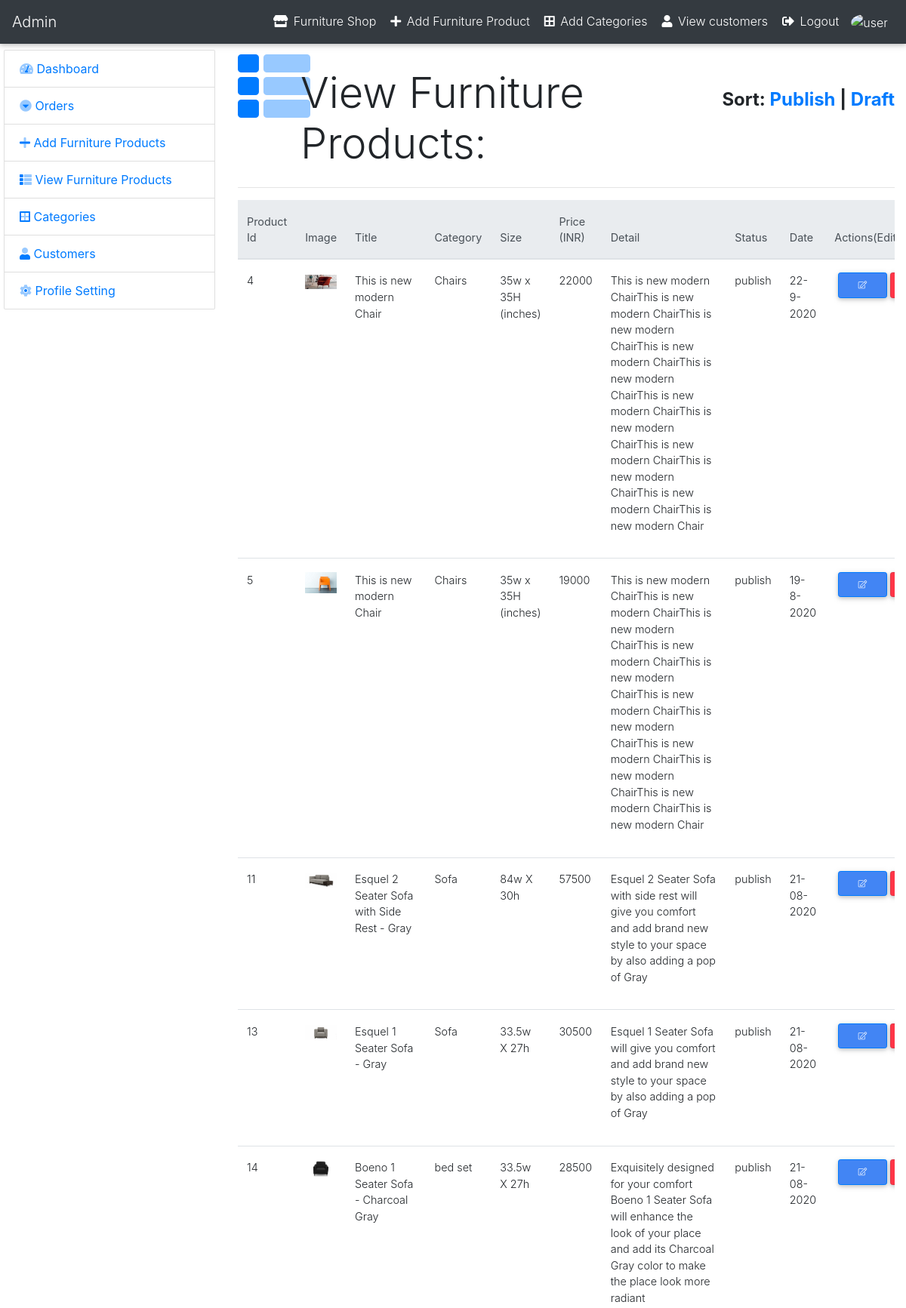
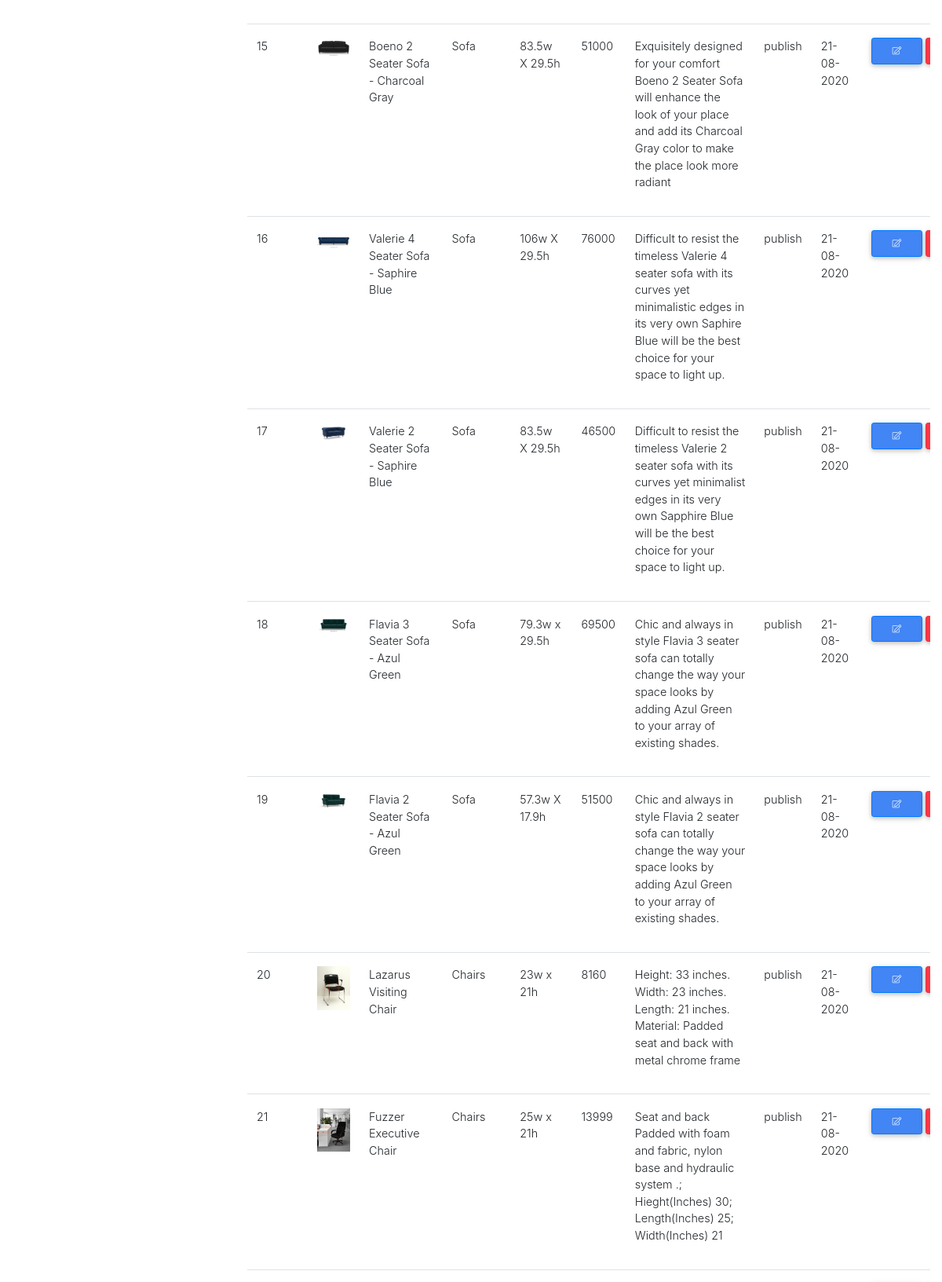
Screenshot of /admin/furniture_pro_view.php (signed in, upper part) with the database file from the repository (2 pictures, top to bottom).
### tables this page shows
CREATE TABLE `furniture_product` (
  `pid` int(11) NOT NULL,
  `title` varchar(80) NOT NULL,
  `category` int(11) NOT NULL,
  `detail` text NOT NULL,
  `price` int(11) NOT NULL,
  `size` varchar(40) NOT NULL,
  `image` varchar(200) NOT NULL,
  `date` varchar(100) NOT NULL,
  `status` varchar(50) NOT NULL
);

CREATE TABLE `categories` (
  `id` int(11) NOT NULL,
  `category` varchar(100) NOT NULL,
  `fontawesome-icon` varchar(25) NOT NULL
);

### admin/furniture_pro_view.php (the view, shortened to what this page needs)
<?php include("include/header.php"); ?>
<div class="container-fluid mt-2">
    <div class="row">
        <div class="col-md-3">
            <?php include("include/sidebar.php"); ?>
        </div>
        <div class="col-md-9">
            <div class="row">
                <div class="col-md-1">
                    <i class="fad fa-th-list fa-6x text-primary"></i>
                </div>
                <div class="col-md-7">
                    <h2 class="display-4 ml-2 mt-4">View Furniture Products:</h2>
                </div>
                <div class="col-md-4">
                    <div class="font-weight-bold mt-5 text-right" style="font-size:24px;">
                        <label>Sort: </label>
                        <a href="furniture_pro_view.php?status=publish">Publish</a> | <a href="furniture_pro_view.php?status=draft">Draft</a>
                    </div>
                </div>
            </div>
            <hr>
            <table class="table table-responsive table-hover ">
                <thead class="thead-light">
                    <tr>
                        <th>Product Id</th>
                        <th>Image</th>
                        <th>Title</th>
                        <th>Category</th>
                        <th>Size</th>
                        <th>Price (INR)</th>
                        <th>Detail</th>
                        <th>Status</th>
                        <th>Date</th>
                        <th colspan="4">Actions(Edit/Del)</th>
                    </tr>
                </thead>
                <tbody>
                    <?php
                    if (isset($status)) {
                        $pr_query = "SELECT * FROM furniture_product fp INNER JOIN categories cat ON fp.category = cat.id WHERE status = '$status' order by pid";
                    } else {
                        $pr_query = "SELECT * FROM furniture_product fp INNER JOIN categories cat ON fp.category = cat.id order by pid";
                    }
                    $pr_run   = mysqli_query($con, $pr_query);
                    if (mysqli_num_rows($pr_run) > 0) {
                        while ($pr_row = mysqli_fetch_array($pr_run)) {
                            $pid   = $pr_row['pid'];
                            $title = $pr_row['title'];
                            $category = $pr_row['category'];
                            $size = $pr_row['size'];
                            $price = $pr_row['price'];
                            $detail  = $pr_row['detail'];
                            $image = $pr_row['image'];
                            $status = $pr_row['status'];
                            $date = $pr_row['date'];
                    ?>
                            <tr>
                                <td>
                                    <?php echo $pid; ?>
                                </td>
                                <td width="120px">
                                    <img src="img/<?php echo $image; ?>" width="100%">
                                </td>
                                <td width="150px">
                                    <?php echo $title; ?>
                                </td>
                                <td>
                                    <?php echo $category; ?>
                                </td>
                                <td><?php echo $size; ?></td>
                                <td><?php echo $price; ?> </td>
                                <td>
                                    <?php echo $detail ?>
                                </td>
                                <td><?php echo $status; ?></td>
                                <td><?php echo $date; ?></td>
                                <td colspan="20" class="text-center">
                                    <a title="Edit Product" href="furniture_pro_edit.php?pid=<?php echo $pid; ?> " class="btn btn-primary btn-sm">
                                        <i class="fal fa-edit"></i>
                                    </a>
                                    <a title="Delete Product" href="furniture_pro_view.php?del=<?php echo $pid; ?>" class="btn btn-danger btn-sm">X </a>
                                </td>
                            </tr>
                    <?php
                        }
                    } else {
                        echo "<h2 class='text-center text-secondary'>You haven't added any product yet</h2>";
                    }
                    ?>
                </tbody>
            </table>
        </div>
    </div>
</div>
<?php include("include/footer.php"); ?>

### admin/css/style.css (style rules this page uses)
* { margin: 0px; padding: 0px; }

### rows the page displays
furniture_product: pid "4", image (picture), title "This is new modern Chair", category.category "Chairs", size "35w x 35H (inches)", price "22000", detail "This is new modern ChairThis is new modern ChairThis is new modern ChairThis is new modern ChairThis is new modern ChairThis is new modern ChairThis is new modern ChairThis is new modern ChairThis is new modern ChairThis is new modern ChairThis is new modern Chair", status "publish", date "22-9-2020"
furniture_product: pid "5", image (picture), title "This is new modern Chair", category.category "Chairs", size "35w x 35H (inches)", price "19000", detail "This is new modern ChairThis is new modern ChairThis is new modern ChairThis is new modern ChairThis is new modern ChairThis is new modern ChairThis is new modern ChairThis is new modern ChairThis is new modern ChairThis is new modern ChairThis is new modern Chair", status "publish", date "19-8-2020"
furniture_product: pid "11", image (picture), title "Esquel 2 Seater Sofa with Side Rest - Gray", category.category "Sofa", size "84w X 30h", price "57500", detail "Esquel 2 Seater Sofa with side rest will give you comfort and add brand new style to your space by also adding a pop of Gray", status "publish", date "21-08-2020"
furniture_product: pid "13", image (picture), title "Esquel 1 Seater Sofa - Gray", category.category "Sofa", size "33.5w X 27h", price "30500", detail "Esquel 1 Seater Sofa will give you comfort and add brand new style to your space by also adding a pop of Gray", status "publish", date "21-08-2020"
furniture_product: pid "14", image (picture), title "Boeno 1 Seater Sofa - Charcoal Gray", category.category "bed set", size "33.5w X 27h", price "28500", detail "Exquisitely designed for your comfort Boeno 1 Seater Sofa will enhance the look of your place and add its Charcoal Gray color to make the place look more radiant", status "publish", date "21-08-2020"
furniture_product: pid "15", image (picture), title "Boeno 2 Seater Sofa - Charcoal Gray", category.category "Sofa", size "83.5w X 29.5h", price "51000", detail "Exquisitely designed for your comfort Boeno 2 Seater Sofa will enhance the look of your place and add its Charcoal Gray color to make the place look more radiant", status "publish", date "21-08-2020"
furniture_product: pid "16", image (picture), title "Valerie 4 Seater Sofa - Saphire Blue", category.category "Sofa", size "106w X 29.5h", price "76000", detail "Difficult to resist the timeless Valerie 4 seater sofa with its curves yet minimalistic edges in its very own Saphire Blue will be the best choice for your space to light up.", status "publish", date "21-08-2020"
furniture_product: pid "17", image (picture), title "Valerie 2 Seater Sofa - Saphire Blue", category.category "Sofa", size "83.5w X 29.5h", price "46500", detail "Difficult to resist the timeless Valerie 2 seater sofa with its curves yet minimalist edges in its very own Sapphire Blue will be the best choice for your space to light up.", status "publish", date "21-08-2020"
furniture_product: pid "18", image (picture), title "Flavia 3 Seater Sofa - Azul Green", category.category "Sofa", size "79.3w x 29.5h", price "69500", detail "Chic and always in style Flavia 3 seater sofa can totally change the way your space looks by adding Azul Green to your array of existing shades.", status "publish", date "21-08-2020"
furniture_product: pid "19", image (picture), title "Flavia 2 Seater Sofa - Azul Green", category.category "Sofa", size "57.3w X 17.9h", price "51500", detail "Chic and always in style Flavia 2 seater sofa can totally change the way your space looks by adding Azul Green to your array of existing shades.", status "publish", date "21-08-2020"
furniture_product: pid "20", image (picture), title "Lazarus Visiting Chair", category.category "Chairs", size "23w x 21h", price "8160", detail "Height: 33 inches. Width: 23 inches. Length: 21 inches. Material: Padded seat and back with metal chrome frame", status "publish", date "21-08-2020"
furniture_product: pid "21", image (picture), title "Fuzzer Executive Chair", category.category "Chairs", size "25w x 21h", price "13999", detail "Seat and back Padded with foam and fabric, nylon base and hydraulic system .; Hieght(Inches) 30; Length(Inches) 25; Width(Inches) 21", status "publish", date "21-08-2020"
